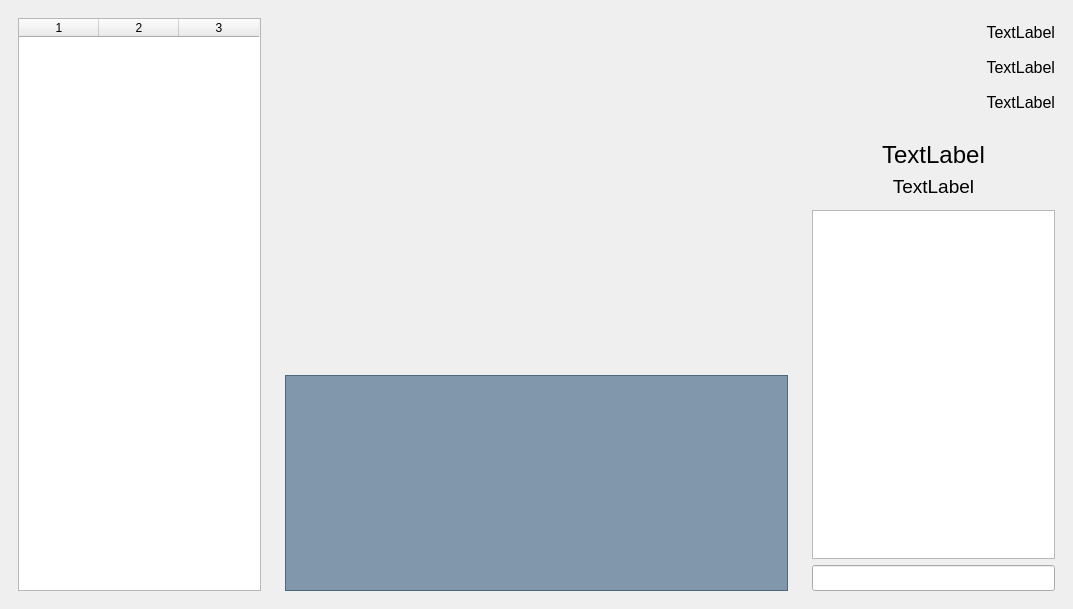
<?xml version="1.0" encoding="UTF-8"?>
<ui version="4.0">
 <class>MainWindow</class>
 <widget class="QMainWindow" name="MainWindow">
  <property name="geometry">
   <rect>
    <x>0</x>
    <y>0</y>
    <width>1073</width>
    <height>609</height>
   </rect>
  </property>
  <property name="windowTitle">
   <string>MainWindow</string>
  </property>
  <property name="styleSheet">
   <string notr="true"/>
  </property>
  <widget class="QWidget" name="centralwidget">
   <property name="autoFillBackground">
    <bool>false</bool>
   </property>
   <property name="styleSheet">
    <string notr="true">QWidget#centralwidget{
	border-image: url(:/background.jpg);
}
QTextEdit#textEdit{
	background-color: rgba(53, 92, 125, 150);
}</string>
   </property>
   <layout class="QVBoxLayout" name="verticalLayout">
    <item>
     <layout class="QHBoxLayout" name="horizontalLayout" stretch="1,2,1">
      <item>
       <widget class="QWidget" name="widget_1" native="true">
        <layout class="QVBoxLayout" name="verticalLayout_5">
         <item>
          <widget class="QTableWidget" name="tableWidget">
           <property name="columnCount">
            <number>3</number>
           </property>
           <attribute name="horizontalHeaderDefaultSectionSize">
            <number>80</number>
           </attribute>
           <column/>
           <column/>
           <column/>
          </widget>
         </item>
        </layout>
       </widget>
      </item>
      <item>
       <layout class="QVBoxLayout" name="verticalLayout_2" stretch="3,2">
        <item>
         <widget class="QWidget" name="widget_2" native="true"/>
        </item>
        <item>
         <widget class="QWidget" name="widget_3" native="true">
          <layout class="QVBoxLayout" name="verticalLayout_4">
           <item>
            <widget class="QTextEdit" name="textEdit">
             <property name="font">
              <font>
               <pointsize>10</pointsize>
              </font>
             </property>
            </widget>
           </item>
          </layout>
         </widget>
        </item>
       </layout>
      </item>
      <item>
       <layout class="QVBoxLayout" name="verticalLayout_3" stretch="1,4">
        <item>
         <widget class="QWidget" name="widget_4" native="true">
          <layout class="QVBoxLayout" name="verticalLayout_6">
           <item>
            <widget class="QLabel" name="lb_cpu">
             <property name="font">
              <font>
               <pointsize>12</pointsize>
              </font>
             </property>
             <property name="text">
              <string>&lt;html&gt;&lt;head/&gt;&lt;body&gt;&lt;p align=&quot;right&quot;&gt;TextLabel&lt;/p&gt;&lt;/body&gt;&lt;/html&gt;</string>
             </property>
            </widget>
           </item>
           <item>
            <widget class="QLabel" name="lb_ram">
             <property name="font">
              <font>
               <pointsize>12</pointsize>
              </font>
             </property>
             <property name="text">
              <string>&lt;html&gt;&lt;head/&gt;&lt;body&gt;&lt;p align=&quot;right&quot;&gt;TextLabel&lt;/p&gt;&lt;/body&gt;&lt;/html&gt;</string>
             </property>
            </widget>
           </item>
           <item>
            <widget class="QLabel" name="lb_rom">
             <property name="font">
              <font>
               <pointsize>12</pointsize>
              </font>
             </property>
             <property name="text">
              <string>&lt;html&gt;&lt;head/&gt;&lt;body&gt;&lt;p align=&quot;right&quot;&gt;TextLabel&lt;/p&gt;&lt;/body&gt;&lt;/html&gt;</string>
             </property>
            </widget>
           </item>
          </layout>
         </widget>
        </item>
        <item>
         <widget class="QWidget" name="widget_5" native="true">
          <layout class="QVBoxLayout" name="verticalLayout_7">
           <item>
            <widget class="QLabel" name="lb_time">
             <property name="font">
              <font>
               <pointsize>18</pointsize>
              </font>
             </property>
             <property name="text">
              <string>&lt;html&gt;&lt;head/&gt;&lt;body&gt;&lt;p align=&quot;center&quot;&gt;TextLabel&lt;/p&gt;&lt;/body&gt;&lt;/html&gt;</string>
             </property>
            </widget>
           </item>
           <item>
            <widget class="QLabel" name="lb_date">
             <property name="font">
              <font>
               <pointsize>14</pointsize>
              </font>
             </property>
             <property name="text">
              <string>&lt;html&gt;&lt;head/&gt;&lt;body&gt;&lt;p align=&quot;center&quot;&gt;TextLabel&lt;/p&gt;&lt;/body&gt;&lt;/html&gt;</string>
             </property>
            </widget>
           </item>
           <item>
            <widget class="ShadowCalendar" name="shadowCalendar">
             <property name="bgColor">
              <color alpha="200">
               <red>56</red>
               <green>68</green>
               <blue>97</blue>
              </color>
             </property>
            </widget>
           </item>
           <item>
            <widget class="QListView" name="listView"/>
           </item>
           <item>
            <widget class="QLineEdit" name="lineEdit">
             <property name="font">
              <font>
               <pointsize>11</pointsize>
              </font>
             </property>
            </widget>
           </item>
          </layout>
         </widget>
        </item>
       </layout>
      </item>
     </layout>
    </item>
   </layout>
  </widget>
 </widget>
 <customwidgets>
  <customwidget>
   <class>ShadowCalendar</class>
   <extends>QWidget</extends>
   <header>shadowcalendar.h</header>
  </customwidget>
 </customwidgets>
 <resources>
  <include location="../res/pic.qrc"/>
 </resources>
 <connections/>
</ui>
